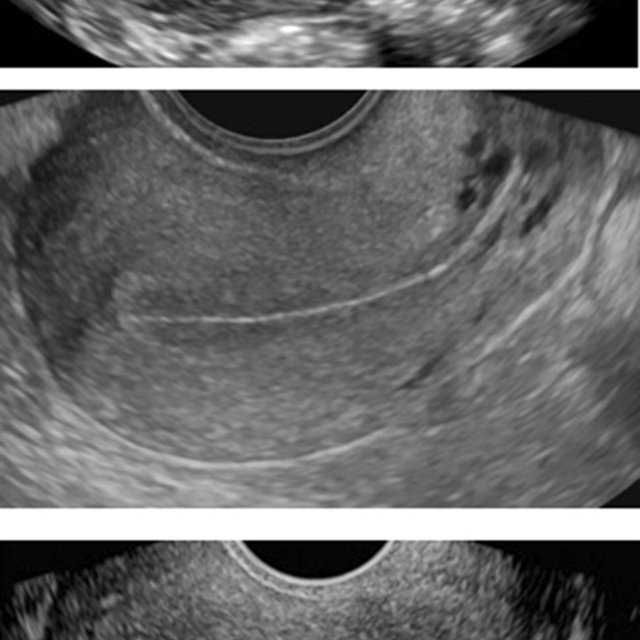
#> input picture Dataset/ebimg/emb (1).jpg, 640 x 640 px; its folder holds only this picture in this run
$ python -i streamlit_run_your_script.py   (imports and definitions only)
#> lines starting #> are read from the running program, lines starting #| are printed output that depends on the picture; after the words box and inside, x2 and y2 are one past the last pixel; in counts of white or black regions, pixels touching at a corner belong together
#> further down, picture is the input picture: shape (640, 640, 3); min 0, max 255, mean 105.5
# pip install streamlit scikit-image matplotlib pandas seaborn
import streamlit as st
import os
import pandas as pd
import numpy as np
from skimage import io, color, filters, morphology, measure
import matplotlib.pyplot as plt
import seaborn as sns

# Set global plot style for consistency
# [2 lines not run here, left out]

# Load your dataset once
# [1 line that did not run here, left out]
# [1 line that did not run here, left out]

def load_rgb_image(image_path):
    img = io.imread(image_path)
    if img.ndim == 3 and img.shape[2] == 4:
        img = color.rgba2rgb(img)
        img = (img * 255).astype(np.uint8)
    return img

def segment_endometrium(img):
    gray = color.rgb2gray(img) if img.ndim == 3 else img
    thresh = filters.threshold_otsu(gray)
#> thresh = 0.611
    binary = gray > thresh
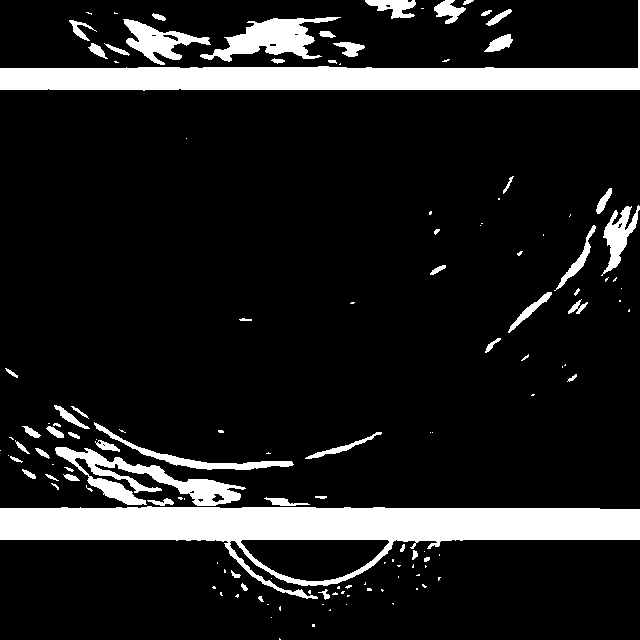
#> binary: shape (640, 640) bool; 12.9% white; 133 white regions (74 under 20 px), largest, box (x1, y1, x2, y2) and area: (0, 506, 640, 599) 22228, (0, 0, 640, 91) 14436, (55, 447, 246, 506) 3558
    clean_mask = morphology.remove_small_objects(binary, min_size=200)
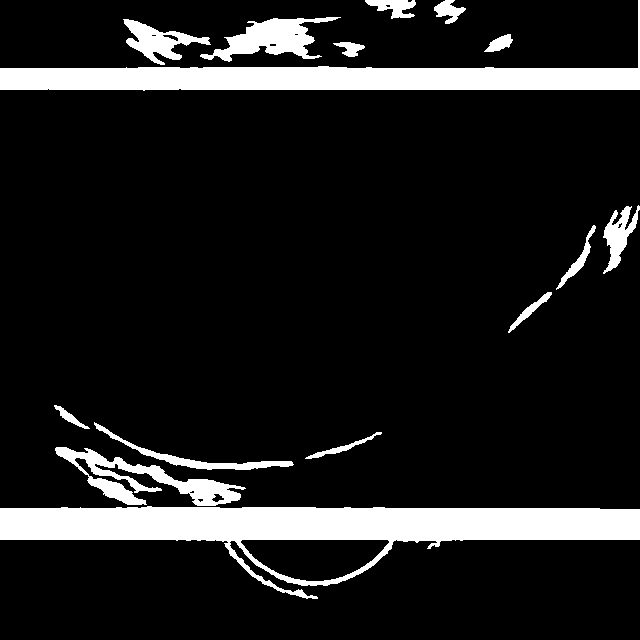
#> clean_mask: shape (640, 640) bool; 12.1% white; 15 white regions, largest, box (x1, y1, x2, y2) and area: (0, 506, 640, 599) 22210, (0, 0, 640, 91) 14436, (55, 447, 246, 506) 3558
    clean_mask = morphology.remove_small_holes(clean_mask, area_threshold=300)
#> clean_mask: shape (640, 640) bool; 12.1% white; 15 white regions
    labeled = measure.label(clean_mask)
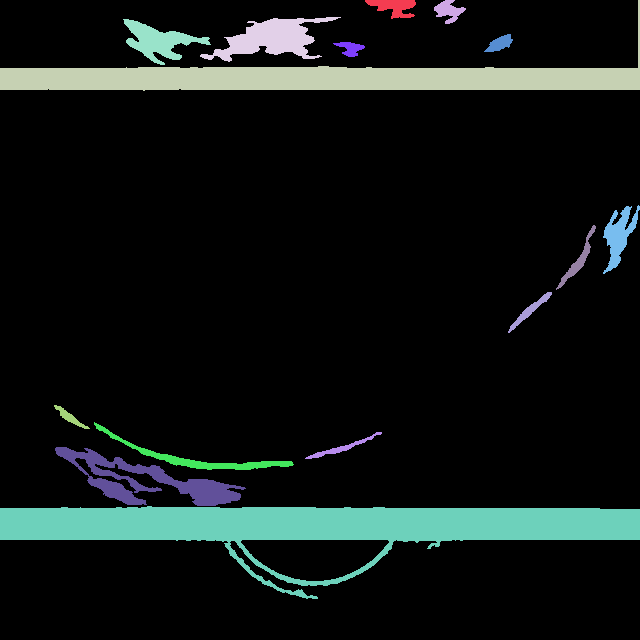
#> labeled: shape (640, 640) int32; 16 distinct labels, from 0 to 15; one colour per label, 0 black
    regions = measure.regionprops(labeled)
#> regions = 15 regions; largest, box (x1, y1, x2, y2) and area: (0, 506, 640, 599) 22210, (0, 0, 640, 91) 14436, (55, 447, 246, 506) 3629, (200, 17, 341, 62) 2735, (123, 19, 211, 65) 1630
    if not regions:
        return None, None, None
    region = max(regions, key=lambda r: r.area)
    coords = region.coords
#> coords = 22210 pairs, first value 506 to 598, second value 0 to 639
    y_min, y_max = np.min(coords[:, 0]), np.max(coords[:, 0])
#> y_min = 506; y_max = 598
    thickness_pixels = y_max - y_min
#> thickness_pixels = 92
    pixel_to_mm_factor = 0.0158
    thickness_mm = thickness_pixels * pixel_to_mm_factor
#> thickness_mm = 1.45
    return gray, coords, thickness_mm

# [98 lines not run here, left out]

>>> import cv2
>>> picture = cv2.cvtColor(cv2.imread('Dataset/ebimg/emb (1).jpg'), cv2.COLOR_BGR2RGB)
>>> result = segment_endometrium(picture)

$ run again, on Dataset/ebimg/emb (10).jpg
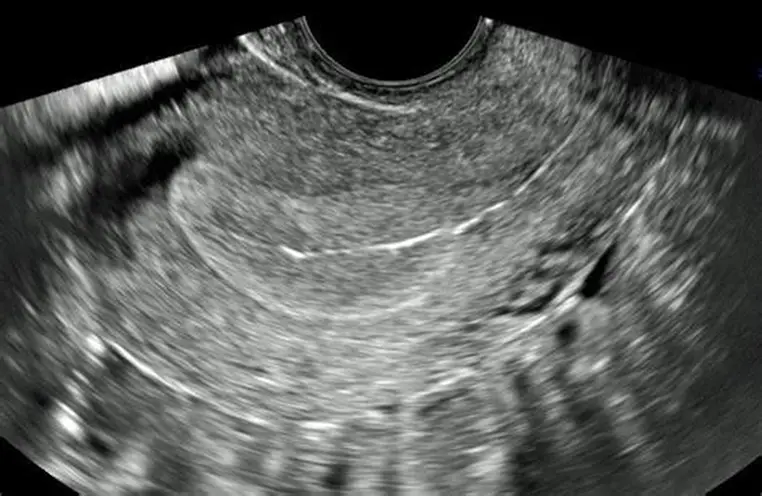
#> input picture Dataset/ebimg/emb (10).jpg, 762 x 496 px
#> thresh = 0.338
#> in segment_endometrium, `binary = gray > thresh`:
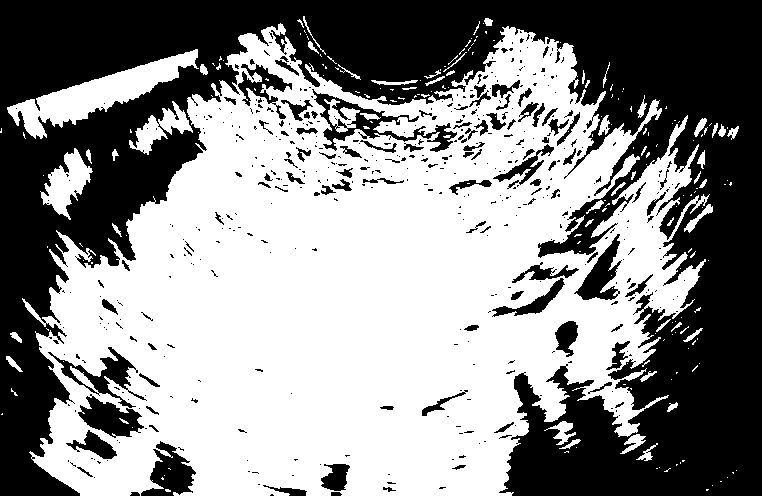
#> binary: shape (496, 762) bool; 55% white; 496 black regions (393 under 20 px), largest, box (x1, y1, x2, y2) and area: (0, 0, 762, 496) 150040, (312, 89, 457, 152) 2104, (141, 441, 196, 496) 1587
#> in segment_endometrium, `labeled = measure.label(clean_mask)`:
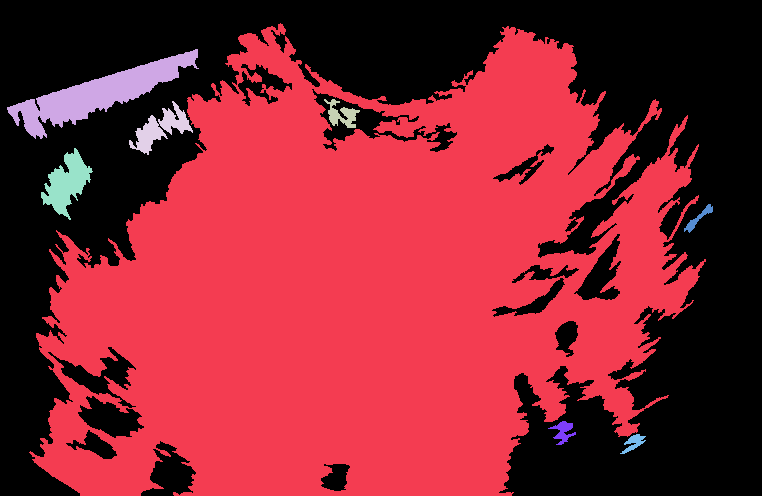
#> labeled: shape (496, 762) int32; 9 distinct labels, from 0 to 8; one colour per label, 0 black
#> regions = 8 regions; box (x1, y1, x2, y2) and area: (29, 23, 706, 496) 202994, (7, 49, 199, 139) 5260, (41, 148, 93, 220) 1719, (129, 101, 193, 155) 1217, (324, 99, 360, 128) 460, (548, 421, 576, 445) 288, (620, 434, 646, 454) 216, (684, 204, 713, 233) 210
#> coords = 202994 pairs, first value 23 to 495, second value 29 to 705
#> y_min = 23; y_max = 495
#> thickness_pixels = 472
#> thickness_mm = 7.46

$ run again, on Dataset/ebimg/emb (100).jpg
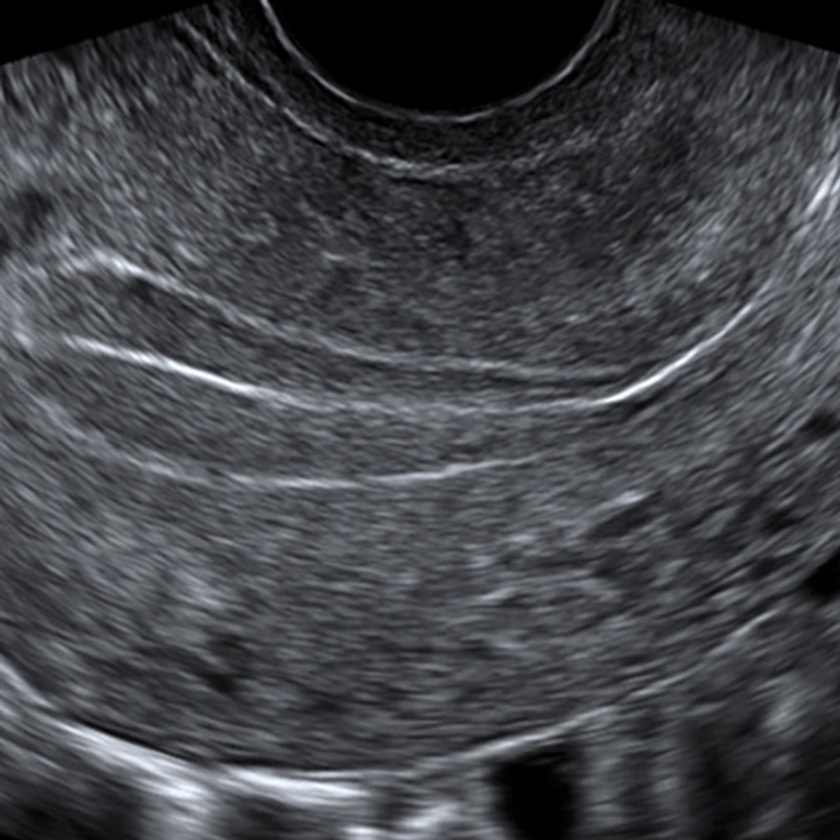
#> input picture Dataset/ebimg/emb (100).jpg, 840 x 840 px, shrunk from 1280 x 1280 before the run
#> thresh = 0.263
#> in segment_endometrium, `binary = gray > thresh`:
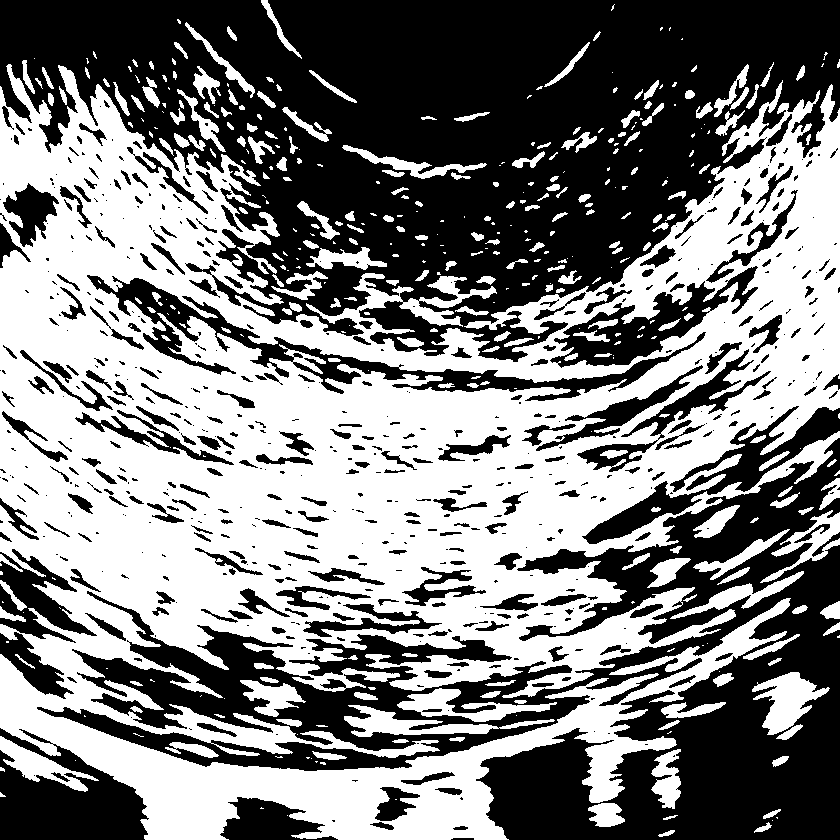
#> binary: shape (840, 840) bool; 49.6% white; 398 white regions (179 under 20 px), largest, box (x1, y1, x2, y2) and area: (0, 64, 840, 840) 311087, (752, 672, 830, 735) 2329, (344, 705, 555, 737) 2222
#> in segment_endometrium, `labeled = measure.label(clean_mask)`:
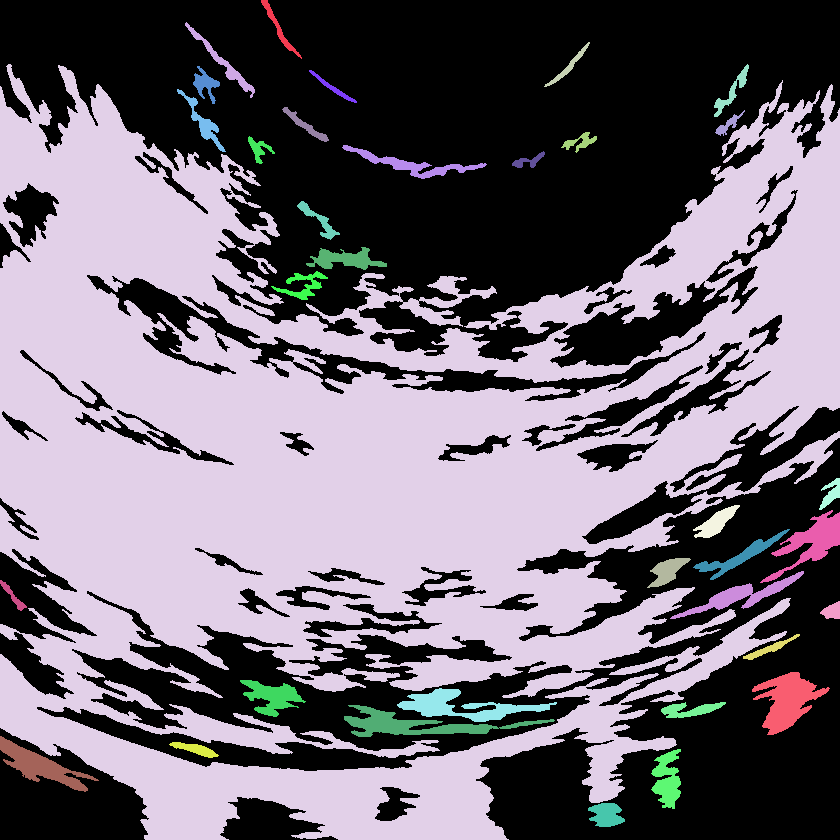
#> labeled: shape (840, 840) int32; 36 distinct labels, from 0 to 35; one colour per label, 0 black
#> regions = 35 regions; largest, box (x1, y1, x2, y2) and area: (0, 64, 840, 840) 330398, (752, 672, 830, 735) 2327, (344, 705, 555, 737) 2222, (397, 688, 557, 722) 2057, (760, 510, 840, 583) 1829
#> coords = 330398 pairs, first value 64 to 839, second value 0 to 839
#> y_min = 64; y_max = 839
#> thickness_pixels = 775
#> thickness_mm = 12.25

$ run again, on Dataset/ebimg/emb (101).jpg
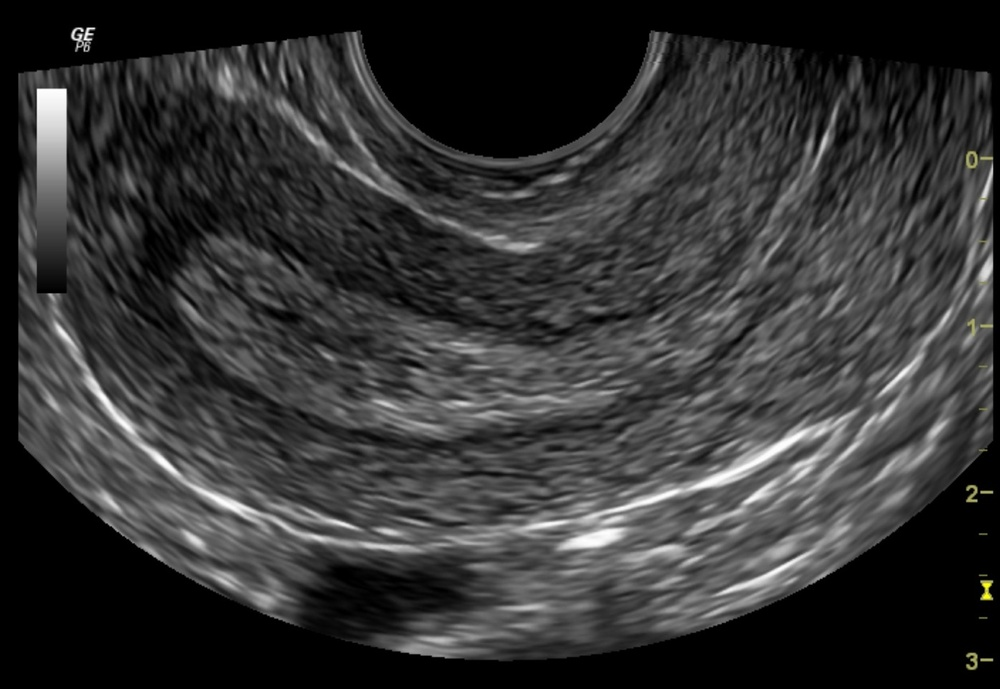
#> input picture Dataset/ebimg/emb (101).jpg, 1000 x 689 px, shrunk from 1396 x 962 before the run
#> thresh = 0.209
#> in segment_endometrium, `binary = gray > thresh`:
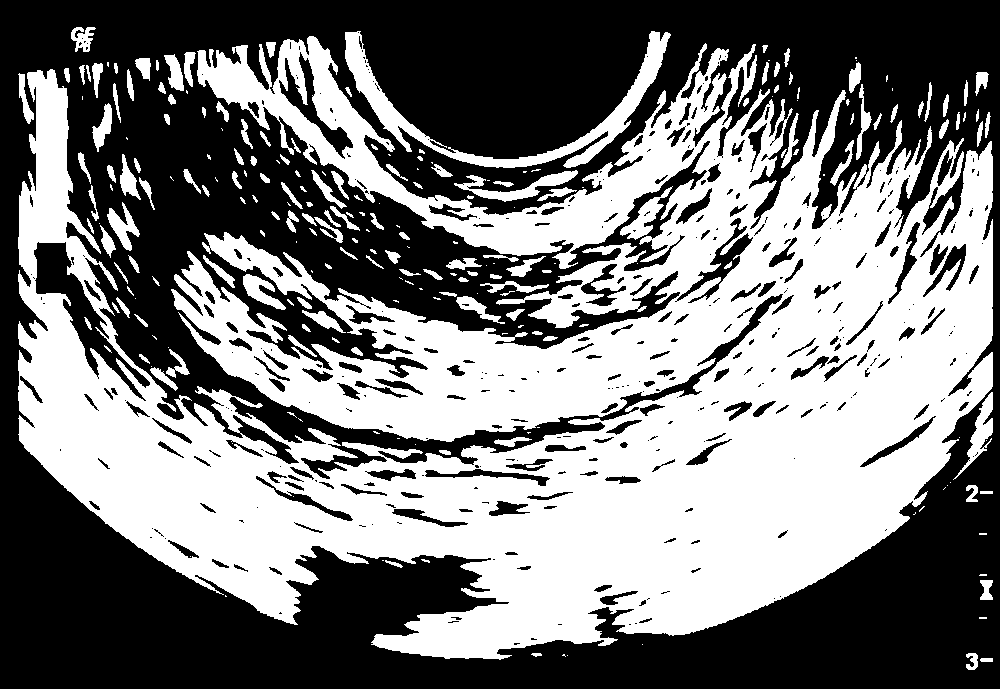
#> binary: shape (689, 1000) bool; 47.9% white; 238 white regions (90 under 20 px), largest, box (x1, y1, x2, y2) and area: (18, 36, 993, 660) 303858, (345, 31, 671, 168) 6573, (454, 170, 578, 202) 1178
#> in segment_endometrium, `labeled = measure.label(clean_mask)`:
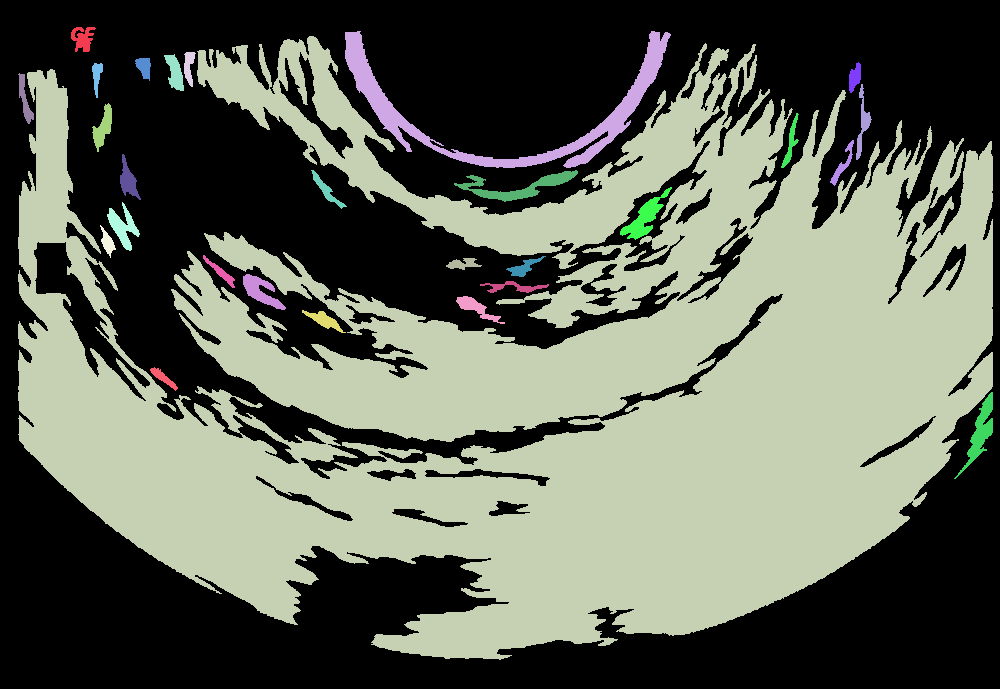
#> labeled: shape (689, 1000) int32; 29 distinct labels, from 0 to 28; one colour per label, 0 black
#> regions = 28 regions; largest, box (x1, y1, x2, y2) and area: (18, 36, 993, 660) 316917, (345, 31, 671, 168) 6610, (454, 170, 578, 202) 1180, (954, 392, 993, 479) 901, (620, 187, 672, 240) 833
#> coords = 316917 pairs, first value 36 to 659, second value 18 to 992
#> y_min = 36; y_max = 659
#> thickness_pixels = 623
#> thickness_mm = 9.84
